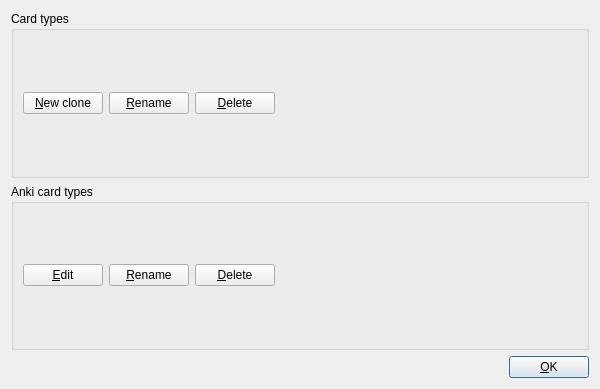
<?xml version="1.0" encoding="UTF-8"?>
<ui version="4.0">
 <class>ManageCardTypesDlg</class>
 <widget class="QDialog" name="ManageCardTypesDlg">
  <property name="geometry">
   <rect>
    <x>0</x>
    <y>0</y>
    <width>600</width>
    <height>389</height>
   </rect>
  </property>
  <property name="minimumSize">
   <size>
    <width>600</width>
    <height>240</height>
   </size>
  </property>
  <property name="windowTitle">
   <string>Card type manager</string>
  </property>
  <layout class="QVBoxLayout" name="verticalLayout_4">
   <item>
    <layout class="QVBoxLayout" name="verticalLayout_3">
     <item>
      <widget class="QGroupBox" name="native_card_types_box">
       <property name="title">
        <string>Card types</string>
       </property>
       <layout class="QVBoxLayout" name="vertical_layout_native_card_types">
        <item>
         <layout class="QHBoxLayout" name="horizontalLayout_3">
          <item>
           <widget class="QPushButton" name="clone_button">
            <property name="text">
             <string>&amp;New clone</string>
            </property>
           </widget>
          </item>
          <item>
           <widget class="QPushButton" name="rename_native_card_type_button">
            <property name="text">
             <string>&amp;Rename</string>
            </property>
           </widget>
          </item>
          <item>
           <widget class="QPushButton" name="delete_native_card_type_button">
            <property name="text">
             <string>&amp;Delete</string>
            </property>
           </widget>
          </item>
          <item>
           <spacer name="horizontalSpacer_3">
            <property name="orientation">
             <enum>Qt::Horizontal</enum>
            </property>
            <property name="sizeHint" stdset="0">
             <size>
              <width>40</width>
              <height>20</height>
             </size>
            </property>
           </spacer>
          </item>
         </layout>
        </item>
       </layout>
      </widget>
     </item>
     <item>
      <widget class="QGroupBox" name="Anki_card_types_box">
       <property name="title">
        <string>Anki card types</string>
       </property>
       <layout class="QVBoxLayout" name="vertical_layout_Anki_card_types">
        <item>
         <layout class="QHBoxLayout" name="horizontalLayout">
          <item>
           <widget class="QPushButton" name="edit_Anki_card_type_button">
            <property name="text">
             <string>&amp;Edit</string>
            </property>
           </widget>
          </item>
          <item>
           <widget class="QPushButton" name="rename_Anki_card_type_button">
            <property name="text">
             <string>&amp;Rename</string>
            </property>
           </widget>
          </item>
          <item>
           <widget class="QPushButton" name="delete_Anki_card_type_button">
            <property name="text">
             <string>&amp;Delete</string>
            </property>
           </widget>
          </item>
          <item>
           <spacer name="horizontalSpacer">
            <property name="orientation">
             <enum>Qt::Horizontal</enum>
            </property>
            <property name="sizeHint" stdset="0">
             <size>
              <width>40</width>
              <height>20</height>
             </size>
            </property>
           </spacer>
          </item>
         </layout>
        </item>
       </layout>
      </widget>
     </item>
     <item>
      <layout class="QHBoxLayout" name="horizontalLayout_2">
       <item>
        <spacer name="horizontalSpacer_2">
         <property name="orientation">
          <enum>Qt::Horizontal</enum>
         </property>
         <property name="sizeHint" stdset="0">
          <size>
           <width>40</width>
           <height>20</height>
          </size>
         </property>
        </spacer>
       </item>
       <item>
        <widget class="QPushButton" name="exit_button">
         <property name="text">
          <string>&amp;OK</string>
         </property>
         <property name="default">
          <bool>true</bool>
         </property>
        </widget>
       </item>
      </layout>
     </item>
    </layout>
   </item>
  </layout>
 </widget>
 <resources/>
 <connections>
  <connection>
   <sender>exit_button</sender>
   <signal>clicked()</signal>
   <receiver>ManageCardTypesDlg</receiver>
   <slot>reject()</slot>
   <hints>
    <hint type="sourcelabel">
     <x>342</x>
     <y>252</y>
    </hint>
    <hint type="destinationlabel">
     <x>199</x>
     <y>149</y>
    </hint>
   </hints>
  </connection>
  <connection>
   <sender>clone_button</sender>
   <signal>clicked()</signal>
   <receiver>ManageCardTypesDlg</receiver>
   <slot>clone_card_type</slot>
   <hints>
    <hint type="sourcelabel">
     <x>65</x>
     <y>220</y>
    </hint>
    <hint type="destinationlabel">
     <x>149</x>
     <y>119</y>
    </hint>
   </hints>
  </connection>
  <connection>
   <sender>rename_native_card_type_button</sender>
   <signal>clicked()</signal>
   <receiver>ManageCardTypesDlg</receiver>
   <slot>rename_native_card_type()</slot>
   <hints>
    <hint type="sourcelabel">
     <x>140</x>
     <y>225</y>
    </hint>
    <hint type="destinationlabel">
     <x>175</x>
     <y>122</y>
    </hint>
   </hints>
  </connection>
  <connection>
   <sender>delete_native_card_type_button</sender>
   <signal>clicked()</signal>
   <receiver>ManageCardTypesDlg</receiver>
   <slot>delete_native_card_type()</slot>
   <hints>
    <hint type="sourcelabel">
     <x>223</x>
     <y>225</y>
    </hint>
    <hint type="destinationlabel">
     <x>175</x>
     <y>122</y>
    </hint>
   </hints>
  </connection>
  <connection>
   <sender>delete_Anki_card_type_button</sender>
   <signal>clicked()</signal>
   <receiver>ManageCardTypesDlg</receiver>
   <slot>delete_Anki_card_type()</slot>
   <hints>
    <hint type="sourcelabel">
     <x>220</x>
     <y>325</y>
    </hint>
    <hint type="destinationlabel">
     <x>194</x>
     <y>194</y>
    </hint>
   </hints>
  </connection>
  <connection>
   <sender>rename_Anki_card_type_button</sender>
   <signal>clicked()</signal>
   <receiver>ManageCardTypesDlg</receiver>
   <slot>rename_Anki_card_type()</slot>
   <hints>
    <hint type="sourcelabel">
     <x>139</x>
     <y>325</y>
    </hint>
    <hint type="destinationlabel">
     <x>194</x>
     <y>194</y>
    </hint>
   </hints>
  </connection>
  <connection>
   <sender>edit_Anki_card_type_button</sender>
   <signal>clicked()</signal>
   <receiver>ManageCardTypesDlg</receiver>
   <slot>edit_Anki_card_type()</slot>
   <hints>
    <hint type="sourcelabel">
     <x>58</x>
     <y>325</y>
    </hint>
    <hint type="destinationlabel">
     <x>194</x>
     <y>194</y>
    </hint>
   </hints>
  </connection>
 </connections>
</ui>
